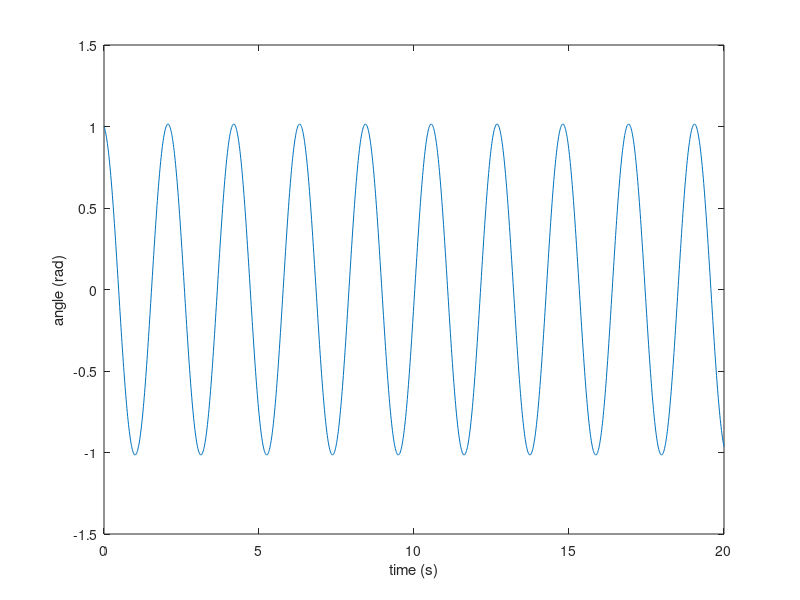
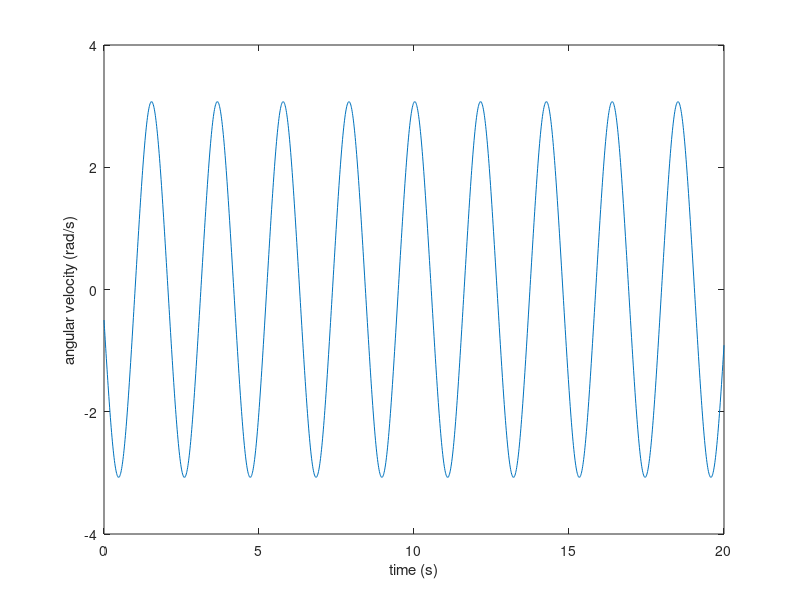

Recreate these plots in MATLAB, in order.
% Matlab starter code
% Dr. Ferri

L = 1; %m
g = 10; %m/s^2

% create a 2x1 "anonymous function" to describe the 
% right-hand-side of the state equations, f(t,x)

fnc = @(t,x)  [x(2); -(g/L)*sin(x(1))];

t0 = 0; tf = 20; % sec
x0 = [1; -0.5]; % initial conditions of 1 rad and -0.5 rad/s

% set "options" to prescribe tolerances for accuracy.
% Reduce reltol, abstol, and/or maxstep  for more accurate results
options = odeset('reltol',1e-7,'abstol',1e-7,'maxstep',(tf-t0)/100);

[T,X]= ode45(fnc,[t0 tf],x0,options);

% T is a px1 column vector of times (ranging from t0 to tf)
% X is a px2 matrix; the first column gives x1, the second x2, etc

theta = X(:,1);  % extract first column
thetadot = X(:,2);  % extract 2nd column


figure(1)
plot(T,theta)
xlabel('time (s)')
ylabel('angle (rad)')

figure(2)
plot(T,thetadot)
xlabel('time (s)')
ylabel('angular velocity (rad/s)')